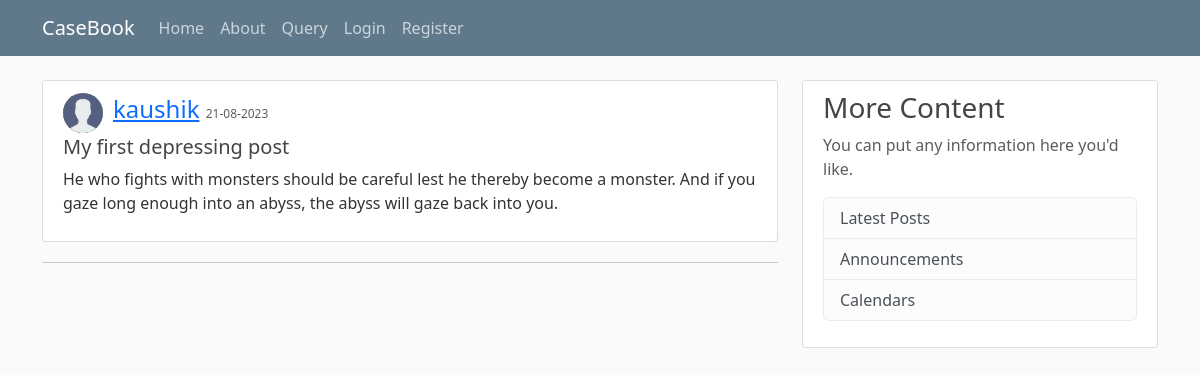
/post/15, run on the app's committed database.
### blogsite/models.py (models this page shows, shortened)
class User(db.Model, UserMixin):
    id = db.Column(db.Integer, primary_key=True)
    username = db.Column(db.String(20), unique=True, nullable=False)
    email = db.Column(db.String(100), unique=True, nullable=False)
    img_file = db.Column(db.String(20), nullable=False, default='default.jpeg')
    password = db.Column(db.String(60), nullable=False)
    posts = db.relationship('Post', backref='author', lazy=True)

class Post(db.Model):
    id = db.Column(db.Integer, primary_key=True)
    title = db.Column(db.String(50), nullable=False)
    date_posted = db.Column(db.DateTime, nullable=False, default=datetime.utcnow)
    content = db.Column(db.Text, nullable=False)
    user_id = db.Column(db.Integer, db.ForeignKey('user.id'), nullable=False)

### blogsite/posts/routes.py (the view)
@posts.route('/post/<int:post_id>')
def post(post_id):
    post = Post.query.get_or_404(post_id)
    return render_template('post.html',page_title=post.title,post=post)

### blogsite/templates/post.html (shortened to what this page needs)
{% extends "layout.html" %}
{% block page_content %}
<article class="media content-section">
  <div class="d-flex align-items-center">
    <img class="img-fluid rounded-circle article-img mr-3"
      src="{{ url_for('static',filename='profile_pic/'+post.author.img_file) }}" alt="Profile Photo of author">
    <div style="margin-left: 10px;">
      <div class="article-metadata">
        <a class="mr-2" href="{{ url_for('users.user_posts',username=post.author.username) }}">{{ post.author.username }}</a>
        <small class="text-muted" style="font-size: 0.75rem;">{{ post.date_posted.strftime('%d-%m-%Y') }}</small>
      </div>
    </div>
  </div>
  <div class="media-body">
    <h2 class="article-title">{{ post.title }}</h2>
    <p class="article-content">{{ post.content }}</p>
  </div>
</article>
<hr>
{% endblock page_content %}

### blogsite/static/temp_style.css (style rules this page uses)
body { background: #fafafa; color: #333333; margin-top: 5rem; }
h1, h2, h3, h4, h5, h6 { color: #444444; }
.content-section { background: #ffffff; padding: 10px 20px; border: 1px solid #dddddd; border-radius: 3px; margin-bottom: 20px; }
.article-title { font-size: 1.25rem; }
.article-content { margin-top: 0.5rem; }
.article-img { height: 40px; width: 40px; }
.article-metadata { font-size: 1.5rem; margin-bottom: 0.5rem; }

### data on the page
User: img_file (placeholder picture), author.username "kaushik"
Post: date_posted "21-08-2023", title "My first depressing post", content "He who fights with monsters should be careful lest he thereby become a monster. And if you gaze long enough into an abyss, the abyss will gaze back into you."
